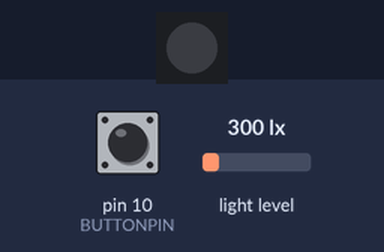
Recording of a sketch running on a simulated Arduino Uno, built with avr-gcc and run on an emulated ATmega328P. Parts: 1 RGB LEDs in strip order, left to right. The test bench sets the inputs (shaded band); at power-on: light level 300 lx, pin 10 (BUTTONPIN) HIGH. Dim RGB values are drawn brighter than linear; what the sketch prints to the serial monitor is not drawn.

Above: at 1.2 s.
1.3 s: light level set to 33 lx
2.8 s: light level set to 27 lx
At 3.4 s:
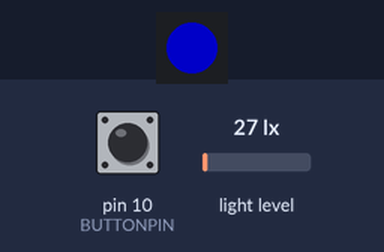
4.5 s: light level set to 40 lx
At 5.3 s:
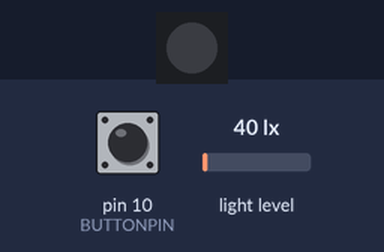
Timing chart, 0 to 7.5 s (numbered marks = the images above; inputs shaded):
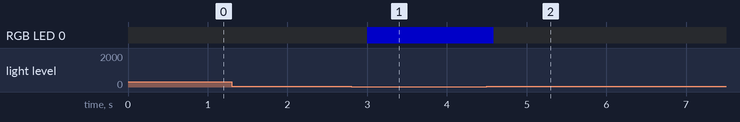

The sketch:

bag-lite.ino
```cpp
#include <Wire.h>
#include <Adafruit_Sensor.h>
#include <Adafruit_TSL2561_U.h>

#include <Adafruit_NeoPixel.h>
#include <avr/power.h>

/* This driver uses the Adafruit unified sensor library (Adafruit_Sensor),
   which provides a common 'type' for sensor data and some helper functions.

   To use this driver you will also need to download the Adafruit_Sensor
   library and include it in your libraries folder.

   You should also assign a unique ID to this sensor for use with
   the Adafruit Sensor API so that you can identify this particular
   sensor in any data logs, etc.  To assign a unique ID, simply
   provide an appropriate value in the constructor below (12345
   is used by default in this example).

   Connections
   ===========
   Connect SCL to analog 5
   Connect SDA to analog 4
   Connect VDD to 3.3V DC
   Connect GROUND to common ground

   I2C Address
   ===========
   The address will be different depending on whether you leave
   the ADDR pin floating (addr 0x39), or tie it to ground or vcc.
   The default addess is 0x39, which assumes the ADDR pin is floating
   (not connected to anything).  If you set the ADDR pin high
   or low, use TSL2561_ADDR_HIGH (0x49) or TSL2561_ADDR_LOW
   (0x29) respectively.

   History
   =======
   2013/JAN/31  - First version (KTOWN)
*/

Adafruit_TSL2561_Unified tsl = Adafruit_TSL2561_Unified(TSL2561_ADDR_FLOAT, 12345);

#define PIXELPIN 6

#define BUTTONPIN 10

#define NUMPIXELS 1

int pullupState = 0;

Adafruit_NeoPixel pixels = Adafruit_NeoPixel(NUMPIXELS, PIXELPIN, NEO_GRB + NEO_KHZ800);

/**************************************************************************/
/*
    Configures the gain and integration time for the TSL2561
*/
/**************************************************************************/
void configureSensor(void)
{
  /* You can also manually set the gain or enable auto-gain support */
  // tsl.setGain(TSL2561_GAIN_1X);      /* No gain ... use in bright light to avoid sensor saturation */
  // tsl.setGain(TSL2561_GAIN_16X);     /* 16x gain ... use in low light to boost sensitivity */
  tsl.enableAutoRange(true);            /* Auto-gain ... switches automatically between 1x and 16x */

  /* Changing the integration time gives you better sensor resolution (402ms = 16-bit data) */
  tsl.setIntegrationTime(TSL2561_INTEGRATIONTIME_13MS);      /* fast but low resolution */
  // tsl.setIntegrationTime(TSL2561_INTEGRATIONTIME_101MS);  /* medium resolution and speed   */
  // tsl.setIntegrationTime(TSL2561_INTEGRATIONTIME_402MS);  /* 16-bit data but slowest conversions */

  /* Update these values depending on what you've set above! */
  Serial.println("------------------------------------");
  Serial.print  ("Gain:         "); Serial.println("Auto");
  Serial.print  ("Timing:       "); Serial.println("13 ms");
  Serial.println("------------------------------------");
}

/**************************************************************************/
/*
    Arduino setup function (automatically called at startup)
*/
/**************************************************************************/
void setup(void)
{
  Serial.begin(9600);
  Serial.println("Light Sensor Test"); Serial.println("");

  pixels.begin(); // This initializes the NeoPixel library.

  pinMode(BUTTONPIN, INPUT_PULLUP);

  /* Initialise the sensor */
  if(!tsl.begin())
  {
    /* There was a problem detecting the ADXL345 ... check your connections */
    Serial.print("Ooops, no TSL2561 detected ... Check your wiring or I2C ADDR!");
    while(1);
  }

  /* Setup the sensor gain and integration time */
  configureSensor();

  /* We're ready to go! */
  Serial.println("");
}

/**************************************************************************/
/*
    Arduino loop function, called once 'setup' is complete (your own code
    should go here)
*/
/**************************************************************************/
void loop(void)
{
  /* Get a new sensor event */
  sensors_event_t event;
  tsl.getEvent(&event);
  pullupState = digitalRead(BUTTONPIN);
  /* Display the results (light is measured in lux) */
  if (event.light)
  {
    //Serial.print(event.light); Serial.println(" lux");
    if (pullupState == HIGH && event.light < 30){
      pixels.setPixelColor(0, pixels.Color(0,0,100));
      pixels.show();
    }
    else
    {
      pixels.setPixelColor(0, pixels.Color(0,0,0));
      pixels.show();
    }
  }
  else
  {
    /* If event.light = 0 lux the sensor is probably saturated
       and no reliable data could be generated! */
    Serial.println("Sensor overload");
  }
  delay(250);
}
```

Measured:
- the behaviour switches between 30 and 29 lx on light level (found by bisection; images 0 and 1)
- after the input at 1.3 s, every drawn part: stays the same
- after the input at 2.8 s, RGB LED 0: off → RGB(0, 0, 100) after 0.20 s
- after the input at 4.5 s, RGB LED 0: RGB(0, 0, 100) → off after 0.09 s
